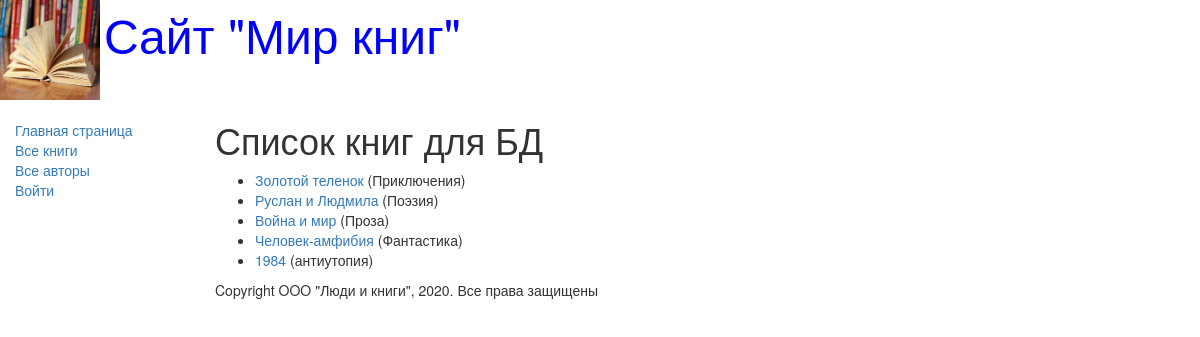
/catalog/books/, run on the app's committed database.
### catalog/models.py (models this page shows, shortened)
class Book(models.Model):
    title = models.CharField(max_length=200,
                             help_text='Введите названия книги',
                             verbose_name='Название книги')
    genre = models.ForeignKey('Genre', on_delete=models.CASCADE,
                              help_text='Выберите жанр книги',
                              verbose_name='Жанр книги', null=True)
    language = models.ForeignKey('Language', on_delete=models.CASCADE,
                                 help_text='Выберите язык книги',
                                 verbose_name='Язык книги', null=True)
    author = models.ManyToManyField('Author',
                                    help_text='Выберите автора книги',
                                    verbose_name='Автор книги')
    summary = models.TextField(max_length=1000,
                               help_text='Введите краткое описание книги',
                               verbose_name='Аннотация книг')
    isbn = models.CharField(max_length=13,
                            help_text='Должно содержать 13 символов',
                            verbose_name='ISBN книги')
    def display_author(self):
        return ", ".join([author.last_name for author in self.author.all()])
    display_author.short_description = 'Авторы'

class Genre(models.Model):
    name = models.CharField(max_length=200,
                            help_text='Введите жанр книги',
                            verbose_name='Жанр книги')
    def __str__(self):
        return self.name

### catalog/views.py (the view)
# urls.py: path('books/', BookListView.as_view(), name='books'),
class BookListView(APIView):
    renderer_classes = [TemplateHTMLRenderer]
    template_name = 'book_list.html'
    def get(self, request):
        book_list = Book.objects.all()
        return Response({'book_list': book_list})

### catalog/templates/book_list.html
{% extends "base_generic.html" %}
{% block content %}
    <h1>Список книг для БД</h1>
    {% if book_list %}
    <ul>
      {% for book in book_list %}
        <li>
          <a href="{% url 'catalog:book-detail' book.id %}">
              {{ book.title }}</a>
             ({{book.genre}})
        </li>
      {% endfor %}
    </ul>
    {% else %}
      <p>В базе данных нет книг</p>
    {% endif %}
{% endblock %}

### data on the page
Book: title "Золотой теленок", genre "Приключения"
Book: title "Руслан и Людмила", genre "Поэзия"
Book: title "Война и мир", genre "Проза"
Book: title "Человек-амфибия", genre "Фантастика"
Book: title "1984", genre "антиутопия"
